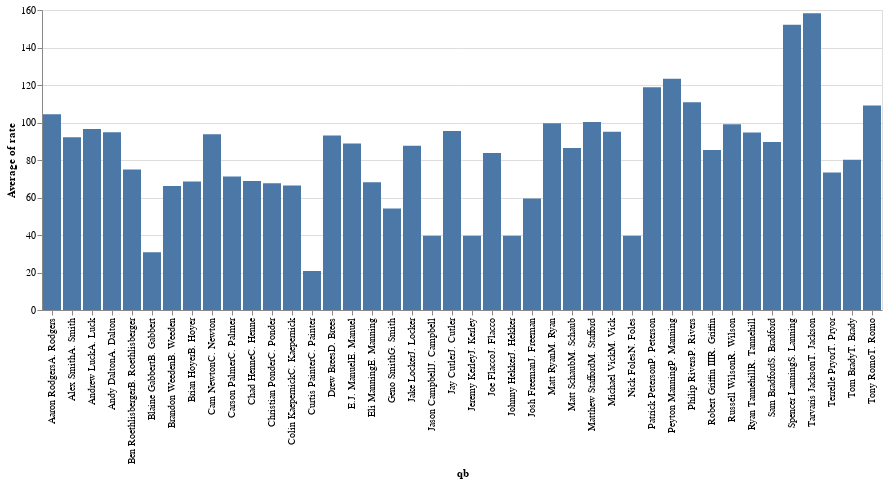

The code cell stored with this chart in its notebook:
### Markdown cell above
## You can see that Travarious Jackson has a high average rating
## Whereas Brandon Weeden has a lower average rating

### Code cell
# Aggregate our data by player
# can see that travarious has a high passer rating
# Brandon weeden has a low passer rating

alt.Chart(df).mark_bar().encode(
    x = "qb",
    y = "average(rate)"
)

### Figure 1 — Vega-Lite specification as saved in the notebook (floating-point values rounded to 4 significant figures)
{"config": {"view": {"continuousWidth": 400, "continuousHeight": 300}}, "data": {"name": "data-065fa79e2ba0c67166f36be664cc0304"}, "mark": "bar", "encoding": {"x": {"type": "nominal", "field": "qb"}, "y": {"type": "quantitative", "aggregate": "average", "field": "rate"}}, "$schema": "https://vega.github.io/schema/vega-lite/v4.8.1.json", "datasets": {"data-065fa79e2ba0c67166f36be664cc0304": [{"qb": "Joe FlaccoJ. Flacco", "att": 62, "cmp": 34, "yds": 362, "ypa": 5.8, "td": 2, "int": 2, "lg": "34", "sack": 4, "loss": 27, "rate": 69.4, "game_points": 27, "home_away": "away", "year": 2013}, {"qb": "Peyton ManningP. Manning", "att": 42, "cmp": 27, "yds": 462, "ypa": 11.0, "td": 7, "int": 0, "lg": "78t", "sack": 3, "loss": 17, "rate": 141.1, "game_points": 49, "home_away": "home", "year": 2013}, {"qb": "Jake LockerJ. Locker", "att": 20, "cmp": 11, "yds": 125, "ypa": 6.2, "td": 0, "int": 0, "lg": "25", "sack": 1, "loss": 8, "rate": 74.0, "game_points": 16, "home_away": "away", "year": 2013}, {"qb": "Ben RoethlisbergerB. Roethlisberger", "att": 33, "cmp": 21, "yds": 191, "ypa": 5.8, "td": 1, "int": 1, "lg": "22", "sack": 5, "loss": 28, "rate": 76.7, "game_points": 9, "home_away": "home", "year": 2013}, {"qb": "Ryan TannehillR. Tannehill", "att": 38, "cmp": 24, "yds": 272, "ypa": 7.2, "td": 1, "int": 1, "lg": "34t", "sack": 4, "loss": 17, "rate": 82.3, "game_points": 23, "home_away": "away", "year": 2013}, {"qb": "Brandon WeedenB. Weeden", "att": 53, "cmp": 26, "yds": 289, "ypa": 5.5, "td": 1, "int": 3, "lg": "22", "sack": 6, "loss": 45, "rate": 48.4, "game_points": 10, "home_away": "home", "year": 2013}, {"qb": "Tom BradyT. Brady", "att": 52, "cmp": 29, "yds": 288, "ypa": 5.5, "td": 2, "int": 1, "lg": "35", "sack": 3, "loss": 15, "rate": 76.4, "game_points": 23, "home_away": "away", "year": 2013}, {"qb": "E.J. ManuelE. Manuel", "att": 27, "cmp": 18, "yds": 150, "ypa": 5.6, "td": 2, "int": 0, "lg": "19", "sack": 0, "loss": 0, "rate": 105.5, "game_points": 21, "home_away": "home", "year": 2013}, {"qb": "Andy DaltonA. Dalton", "att": 33, "cmp": 26, "yds": 282, "ypa": 8.5, "td": 2, "int": 2, "lg": "45t", "sack": 1, "loss": 5, "rate": 97.2, "game_points": 21, "home_away": "away", "year": 2013}, {"qb": "Jay CutlerJ. Cutler", "att": 33, "cmp": 21, "yds": 242, "ypa": 7.3, "td": 2, "int": 1, "lg": "38", "sack": 0, "loss": 0, "rate": 93.2, "game_points": 24, "home_away": "home", "year": 2013}, {"qb": "Russell WilsonR. Wilson", "att": 33, "cmp": 25, "yds": 320, "ypa": 9.7, "td": 1, "int": 0, "lg": "43t", "sack": 2, "loss": 20, "rate": 115.7, "game_points": 12, "home_away": "away", "year": 2013}, {"qb": "Cam NewtonC. Newton", "att": 23, "cmp": 16, "yds": 125, "ypa": 5.4, "td": 1, "int": 0, "lg": "27", "sack": 1, "loss": 6, "rate": 97.2, "game_points": 7, "home_away": "home", "year": 2013}, {"qb": "Alex SmithA. Smith", "att": 34, "cmp": 21, "yds": 173, "ypa": 5.1, "td": 2, "int": 0, "lg": "26", "sack": 1, "loss": 2, "rate": 94.4, "game_points": 28, "home_away": "away", "year": 2013}, {"qb": "Blaine GabbertB. Gabbert", "att": 35, "cmp": 16, "yds": 121, "ypa": 3.5, "td": 0, "int": 2, "lg": "18", "sack": 6, "loss": 50, "rate": 30.8, "game_points": 2, "home_away": "home", "year": 2013}, {"qb": "Chad HenneC. Henne", "att": 6, "cmp": 3, "yds": 36, "ypa": 6.0, "td": 0, "int": 0, "lg": "24", "sack": 0, "loss": 0, "rate": 68.8, "game_points": 2, "home_away": "home", "year": 2013}, {"qb": "Josh FreemanJ. Freeman", "att": 31, "cmp": 15, "yds": 210, "ypa": 6.8, "td": 1, "int": 1, "lg": "39", "sack": 3, "loss": 25, "rate": 67.9, "game_points": 17, "home_away": "away", "year": 2013}, {"qb": "Geno SmithG. Smith", "att": 38, "cmp": 24, "yds": 256, "ypa": 6.7, "td": 1, "int": 1, "lg": "26", "sack": 5, "loss": 42, "rate": 80.6, "game_points": 18, "home_away": "home", "year": 2013}, {"qb": "Jeremy KerleyJ. Kerley", "att": 1, "cmp": 0, "yds": 0, "ypa": 0.0, "td": 0, "int": 0, "lg": "0", "sack": 0, "loss": 0, "rate": 39.6, "game_points": 18, "home_away": "home", "year": 2013}, {"qb": "Terrelle PryorT. Pryor", "att": 29, "cmp": 19, "yds": 217, "ypa": 7.5, "td": 1, "int": 2, "lg": "41", "sack": 1, "loss": 16, "rate": 70.6, "game_points": 17, "home_away": "away", "year": 2013}, {"qb": "Andrew LuckA. Luck", "att": 23, "cmp": 18, "yds": 178, "ypa": 7.7, "td": 2, "int": 0, "lg": "25", "sack": 4, "loss": 31, "rate": 127.9, "game_points": 21, "home_away": "home", "year": 2013}, {"qb": "Matt RyanM. Ryan", "att": 38, "cmp": 25, "yds": 304, "ypa": 8.0, "td": 2, "int": 1, "lg": "50", "sack": 3, "loss": 25, "rate": 96.8, "game_points": 17, "home_away": "away", "year": 2013}, {"qb": "Drew BreesD. Brees", "att": 35, "cmp": 26, "yds": 357, "ypa": 10.2, "td": 2, "int": 1, "lg": "67", "sack": 2, "loss": 16, "rate": 113.6, "game_points": 23, "home_away": "home", "year": 2013}, {"qb": "Christian PonderC. Ponder", "att": 28, "cmp": 18, "yds": 236, "ypa": 8.4, "td": 1, "int": 3, "lg": "47", "sack": 3, "loss": 11, "rate": 63.1, "game_points": 24, "home_away": "away", "year": 2013}, {"qb": "Matthew StaffordM. Stafford", "att": 43, "cmp": 28, "yds": 357, "ypa": 8.3, "td": 2, "int": 1, "lg": "77t", "sack": 0, "loss": 0, "rate": 96.8, "game_points": 34, "home_away": "home", "year": 2013}, {"qb": "Carson PalmerC. Palmer", "att": 40, "cmp": 26, "yds": 327, "ypa": 8.2, "td": 2, "int": 1, "lg": "44", "sack": 4, "loss": 23, "rate": 96.6, "game_points": 24, "home_away": "away", "year": 2013}, {"qb": "Sam BradfordS. Bradford", "att": 38, "cmp": 27, "yds": 299, "ypa": 7.9, "td": 2, "int": 1, "lg": "47", "sack": 0, "loss": 0, "rate": 100.7, "game_points": 27, "home_away": "home", "year": 2013}, {"qb": "Aaron RodgersA. Rodgers", "att": 37, "cmp": 21, "yds": 333, "ypa": 9.0, "td": 3, "int": 1, "lg": "38", "sack": 2, "loss": 11, "rate": 102.6, "game_points": 28, "home_away": "away", "year": 2013}, {"qb": "Colin KaepernickC. Kaepernick", "att": 39, "cmp": 27, "yds": 412, "ypa": 10.6, "td": 3, "int": 0, "lg": "43", "sack": 2, "loss": 8, "rate": 129.4, "game_points": 34, "home_away": "home", "year": 2013}, {"qb": "Eli ManningE. Manning", "att": 42, "cmp": 27, "yds": 450, "ypa": 10.7, "td": 4, "int": 3, "lg": "70t", "sack": 3, "loss": 22, "rate": 102.3, "game_points": 31, "home_away": "away", "year": 2013}, {"qb": "Tony RomoT. Romo", "att": 49, "cmp": 36, "yds": 263, "ypa": 5.4, "td": 2, "int": 1, "lg": "23", "sack": 2, "loss": 19, "rate": 90.8, "game_points": 36, "home_away": "home", "year": 2013}, {"qb": "Michael VickM. Vick", "att": 25, "cmp": 15, "yds": 203, "ypa": 8.1, "td": 2, "int": 0, "lg": "28t", "sack": 3, "loss": 23, "rate": 112.6, "game_points": 33, "home_away": "away", "year": 2013}, {"qb": "Robert Griffin IIIR. Griffin", "att": 49, "cmp": 30, "yds": 329, "ypa": 6.7, "td": 2, "int": 2, "lg": "27", "sack": 3, "loss": 21, "rate": 77.7, "game_points": 27, "home_away": "home", "year": 2013}, {"qb": "Matt SchaubM. Schaub", "att": 45, "cmp": 34, "yds": 346, "ypa": 7.7, "td": 3, "int": 1, "lg": "30", "sack": 2, "loss": 17, "rate": 110.0, "game_points": 31, "home_away": "away", "year": 2013}, {"qb": "Philip RiversP. Rivers", "att": 29, "cmp": 14, "yds": 195, "ypa": 6.7, "td": 4, "int": 1, "lg": "47", "sack": 2, "loss": 12, "rate": 95.5, "game_points": 28, "home_away": "home", "year": 2013}, {"qb": "Geno SmithG. Smith", "att": 35, "cmp": 15, "yds": 214, "ypa": 6.1, "td": 0, "int": 3, "lg": "37", "sack": 4, "loss": 25, "rate": 27.6, "game_points": 10, "home_away": "away", "year": 2013}, {"qb": "Tom BradyT. Brady", "att": 39, "cmp": 19, "yds": 185, "ypa": 4.7, "td": 1, "int": 0, "lg": "39t", "sack": 1, "loss": 7, "rate": 71.0, "game_points": 13, "home_away": "home", "year": 2013}, {"qb": "Tony RomoT. Romo", "att": 42, "cmp": 30, "yds": 298, "ypa": 7.1, "td": 1, "int": 0, "lg": "53", "sack": 3, "loss": 17, "rate": 99.1, "game_points": 16, "home_away": "away", "year": 2013}, {"qb": "Alex SmithA. Smith", "att": 36, "cmp": 21, "yds": 223, "ypa": 6.2, "td": 2, "int": 0, "lg": "31", "sack": 4, "loss": 24, "rate": 95.0, "game_points": 17, "home_away": "home", "year": 2013}, {"qb": "Christian PonderC. Ponder", "att": 30, "cmp": 16, "yds": 227, "ypa": 7.6, "td": 1, "int": 1, "lg": "37", "sack": 1, "loss": 0, "rate": 75.3, "game_points": 30, "home_away": "away", "year": 2013}, {"qb": "Jay CutlerJ. Cutler", "att": 38, "cmp": 27, "yds": 292, "ypa": 7.7, "td": 3, "int": 2, "lg": "34t", "sack": 1, "loss": 8, "rate": 97.7, "game_points": 31, "home_away": "home", "year": 2013}, {"qb": "Cam NewtonC. Newton", "att": 38, "cmp": 21, "yds": 229, "ypa": 6.0, "td": 2, "int": 1, "lg": "40t", "sack": 6, "loss": 46, "rate": 79.8, "game_points": 23, "home_away": "away", "year": 2013}, {"qb": "E.J. ManuelE. Manuel", "att": 39, "cmp": 27, "yds": 296, "ypa": 7.6, "td": 1, "int": 1, "lg": "45", "sack": 1, "loss": 9, "rate": 89.3, "game_points": 24, "home_away": "home", "year": 2013}, {"qb": "Brandon WeedenB. Weeden", "att": 33, "cmp": 21, "yds": 227, "ypa": 6.9, "td": 0, "int": 0, "lg": "53", "sack": 5, "loss": 39, "rate": 83.8, "game_points": 6, "home_away": "away", "year": 2013}, {"qb": "Jason CampbellJ. Campbell", "att": 4, "cmp": 1, "yds": 6, "ypa": 1.5, "td": 0, "int": 0, "lg": "6", "sack": 0, "loss": 0, "rate": 39.6, "game_points": 6, "home_away": "away", "year": 2013}, {"qb": "Joe FlaccoJ. Flacco", "att": 33, "cmp": 22, "yds": 211, "ypa": 6.4, "td": 1, "int": 0, "lg": "27", "sack": 2, "loss": 14, "rate": 94.4, "game_points": 14, "home_away": "home", "year": 2013}, {"qb": "Robert Griffin IIIR. Griffin", "att": 40, "cmp": 26, "yds": 320, "ypa": 8.0, "td": 3, "int": 1, "lg": "44", "sack": 1, "loss": 6, "rate": 104.2, "game_points": 20, "home_away": "away", "year": 2013}, {"qb": "Aaron RodgersA. Rodgers", "att": 42, "cmp": 34, "yds": 480, "ypa": 11.4, "td": 4, "int": 0, "lg": "57", "sack": 4, "loss": 39, "rate": 146.0, "game_points": 38, "home_away": "home", "year": 2013}, {"qb": "Philip RiversP. Rivers", "att": 47, "cmp": 36, "yds": 419, "ypa": 8.9, "td": 3, "int": 0, "lg": "31", "sack": 1, "loss": 6, "rate": 124.3, "game_points": 33, "home_away": "away", "year": 2013}, {"qb": "Michael VickM. Vick", "att": 36, "cmp": 23, "yds": 428, "ypa": 11.9, "td": 2, "int": 0, "lg": "70", "sack": 2, "loss": 17, "rate": 123.4, "game_points": 30, "home_away": "home", "year": 2013}, {"qb": "Nick FolesN. Foles", "att": 1, "cmp": 0, "yds": 0, "ypa": 0.0, "td": 0, "int": 0, "lg": "0", "sack": 0, "loss": 0, "rate": 39.6, "game_points": 30, "home_away": "home", "year": 2013}, {"qb": "Jake LockerJ. Locker", "att": 30, "cmp": 17, "yds": 148, "ypa": 4.9, "td": 2, "int": 0, "lg": "31", "sack": 4, "loss": 19, "rate": 92.1, "game_points": 24, "home_away": "away", "year": 2013}, {"qb": "Matt SchaubM. Schaub", "att": 48, "cmp": 26, "yds": 298, "ypa": 6.2, "td": 3, "int": 2, "lg": "32", "sack": 2, "loss": 18, "rate": 76.6, "game_points": 30, "home_away": "home", "year": 2013}, {"qb": "Sam BradfordS. Bradford", "att": 55, "cmp": 32, "yds": 352, "ypa": 6.4, "td": 3, "int": 1, "lg": "47", "sack": 0, "loss": 0, "rate": 87.8, "game_points": 24, "home_away": "away", "year": 2013}, {"qb": "Matt RyanM. Ryan", "att": 43, "cmp": 33, "yds": 374, "ypa": 8.7, "td": 2, "int": 0, "lg": "81t", "sack": 2, "loss": 17, "rate": 117.8, "game_points": 31, "home_away": "home", "year": 2013}, {"qb": "Ryan TannehillR. Tannehill", "att": 34, "cmp": 23, "yds": 319, "ypa": 9.4, "td": 1, "int": 0, "lg": "67", "sack": 5, "loss": 22, "rate": 107.4, "game_points": 24, "home_away": "away", "year": 2013}, {"qb": "Andrew LuckA. Luck", "att": 43, "cmp": 25, "yds": 321, "ypa": 7.5, "td": 1, "int": 1, "lg": "47", "sack": 3, "loss": 6, "rate": 79.7, "game_points": 20, "home_away": "home", "year": 2013}, {"qb": "Drew BreesD. Brees", "att": 46, "cmp": 26, "yds": 322, "ypa": 7.0, "td": 1, "int": 2, "lg": "56t", "sack": 4, "loss": 26, "rate": 67.5, "game_points": 16, "home_away": "away", "year": 2013}, {"qb": "Josh FreemanJ. Freeman", "att": 22, "cmp": 9, "yds": 125, "ypa": 5.7, "td": 1, "int": 1, "lg": "34", "sack": 1, "loss": 12, "rate": 56.1, "game_points": 14, "home_away": "home", "year": 2013}, {"qb": "Matthew StaffordM. Stafford", "att": 36, "cmp": 24, "yds": 278, "ypa": 7.7, "td": 2, "int": 0, "lg": "72t", "sack": 1, "loss": 5, "rate": 108.3, "game_points": 21, "home_away": "away", "year": 2013}, {"qb": "Carson PalmerC. Palmer", "att": 39, "cmp": 22, "yds": 248, "ypa": 6.4, "td": 1, "int": 1, "lg": "36t", "sack": 1, "loss": 4, "rate": 73.5, "game_points": 25, "home_away": "home", "year": 2013}, {"qb": "Patrick PetersonP. Peterson", "att": 1, "cmp": 1, "yds": 17, "ypa": 17.0, "td": 0, "int": 0, "lg": "17", "sack": 0, "loss": 0, "rate": 118.8, "game_points": 25, "home_away": "home", "year": 2013}, {"qb": "Peyton ManningP. Manning", "att": 43, "cmp": 30, "yds": 307, "ypa": 7.1, "td": 2, "int": 0, "lg": "36", "sack": 0, "loss": 0, "rate": 105.5, "game_points": 41, "home_away": "away", "year": 2013}, {"qb": "Eli ManningE. Manning", "att": 49, "cmp": 28, "yds": 362, "ypa": 7.4, "td": 1, "int": 4, "lg": "51", "sack": 1, "loss": 9, "rate": 53.3, "game_points": 23, "home_away": "home", "year": 2013}, {"qb": "Chad HenneC. Henne", "att": 38, "cmp": 25, "yds": 241, "ypa": 6.3, "td": 1, "int": 0, "lg": "30", "sack": 5, "loss": 27, "rate": 92.1, "game_points": 9, "home_away": "away", "year": 2013}, {"qb": "Terrelle PryorT. Pryor", "att": 24, "cmp": 15, "yds": 126, "ypa": 5.2, "td": 0, "int": 0, "lg": "17", "sack": 3, "loss": 12, "rate": 76.0, "game_points": 19, "home_away": "home", "year": 2013}, {"qb": "Colin KaepernickC. Kaepernick", "att": 28, "cmp": 13, "yds": 127, "ypa": 4.5, "td": 0, "int": 3, "lg": "19", "sack": 3, "loss": 20, "rate": 20.1, "game_points": 3, "home_away": "away", "year": 2013}, {"qb": "Russell WilsonR. Wilson", "att": 19, "cmp": 8, "yds": 142, "ypa": 7.5, "td": 1, "int": 1, "lg": "51", "sack": 4, "loss": 24, "rate": 63.9, "game_points": 29, "home_away": "home", "year": 2013}, {"qb": "Ben RoethlisbergerB. Roethlisberger", "att": 37, "cmp": 20, "yds": 251, "ypa": 6.8, "td": 1, "int": 1, "lg": "43", "sack": 2, "loss": 17, "rate": 73.1, "game_points": 10, "home_away": "away", "year": 2013}, {"qb": "Andy DaltonA. Dalton", "att": 45, "cmp": 25, "yds": 280, "ypa": 6.2, "td": 1, "int": 0, "lg": "61", "sack": 0, "loss": 0, "rate": 81.7, "game_points": 20, "home_away": "home", "year": 2013}, {"qb": "Alex SmithA. Smith", "att": 35, "cmp": 22, "yds": 273, "ypa": 7.8, "td": 0, "int": 0, "lg": "51", "sack": 5, "loss": 25, "rate": 87.0, "game_points": 26, "home_away": "away", "year": 2013}, {"qb": "Michael VickM. Vick", "att": 30, "cmp": 13, "yds": 201, "ypa": 6.7, "td": 1, "int": 2, "lg": "40", "sack": 6, "loss": 34, "rate": 49.4, "game_points": 16, "home_away": "home", "year": 2013}, {"qb": "Aaron RodgersA. Rodgers", "att": 43, "cmp": 26, "yds": 244, "ypa": 5.7, "td": 1, "int": 2, "lg": "30", "sack": 4, "loss": 27, "rate": 64.5, "game_points": 30, "home_away": "away", "year": 2013}, {"qb": "Andy DaltonA. Dalton", "att": 28, "cmp": 20, "yds": 235, "ypa": 8.4, "td": 2, "int": 1, "lg": "32", "sack": 4, "loss": 20, "rate": 105.5, "game_points": 34, "home_away": "home", "year": 2013}, {"qb": "Matthew StaffordM. Stafford", "att": 42, "cmp": 25, "yds": 385, "ypa": 9.2, "td": 2, "int": 1, "lg": "47", "sack": 1, "loss": 7, "rate": 95.8, "game_points": 27, "home_away": "away", "year": 2013}, {"qb": "Robert Griffin IIIR. Griffin", "att": 50, "cmp": 32, "yds": 326, "ypa": 6.5, "td": 0, "int": 1, "lg": "27", "sack": 2, "loss": 26, "rate": 74.2, "game_points": 20, "home_away": "home", "year": 2013}, {"qb": "Josh FreemanJ. Freeman", "att": 41, "cmp": 19, "yds": 236, "ypa": 5.8, "td": 0, "int": 1, "lg": "30", "sack": 3, "loss": 10, "rate": 54.5, "game_points": 3, "home_away": "away", "year": 2013}, {"qb": "Tom BradyT. Brady", "att": 36, "cmp": 25, "yds": 225, "ypa": 6.2, "td": 2, "int": 1, "lg": "20", "sack": 3, "loss": 23, "rate": 92.9, "game_points": 23, "home_away": "home", "year": 2013}, {"qb": "Eli ManningE. Manning", "att": 23, "cmp": 12, "yds": 119, "ypa": 5.2, "td": 0, "int": 1, "lg": "24", "sack": 7, "loss": 45, "rate": 49.0, "game_points": 0, "home_away": "away", "year": 2013}, {"qb": "Curtis PainterC. Painter", "att": 4, "cmp": 2, "yds": 16, "ypa": 4.0, "td": 0, "int": 1, "lg": "9", "sack": 0, "loss": 0, "rate": 20.8, "game_points": 0, "home_away": "away", "year": 2013}, {"qb": "Cam NewtonC. Newton", "att": 27, "cmp": 15, "yds": 223, "ypa": 8.3, "td": 3, "int": 1, "lg": "47t", "sack": 1, "loss": 15, "rate": 104.4, "game_points": 38, "home_away": "home", "year": 2013}, {"qb": "Matt SchaubM. Schaub", "att": 35, "cmp": 25, "yds": 194, "ypa": 5.5, "td": 0, "int": 1, "lg": "18", "sack": 3, "loss": 24, "rate": 72.8, "game_points": 9, "home_away": "away", "year": 2013}, {"qb": "Joe FlaccoJ. Flacco", "att": 24, "cmp": 16, "yds": 171, "ypa": 7.1, "td": 0, "int": 0, "lg": "48", "sack": 2, "loss": 10, "rate": 87.3, "game_points": 30, "home_away": "home", "year": 2013}, {"qb": "Brian HoyerB. Hoyer", "att": 54, "cmp": 30, "yds": 321, "ypa": 5.9, "td": 3, "int": 3, "lg": "47t", "sack": 3, "loss": 26, "rate": 68.5, "game_points": 31, "home_away": "away", "year": 2013}, {"qb": "Spencer LanningS. Lanning", "att": 1, "cmp": 1, "yds": 11, "ypa": 11.0, "td": 1, "int": 0, "lg": "11t", "sack": 0, "loss": 0, "rate": 152.1, "game_points": 31, "home_away": "away", "year": 2013}, {"qb": "Christian PonderC. Ponder", "att": 42, "cmp": 25, "yds": 228, "ypa": 5.4, "td": 0, "int": 1, "lg": "37", "sack": 6, "loss": 33, "rate": 64.4, "game_points": 27, "home_away": "home", "year": 2013}, {"qb": "Carson PalmerC. Palmer", "att": 35, "cmp": 18, "yds": 187, "ypa": 5.3, "td": 0, "int": 2, "lg": "26", "sack": 4, "loss": 26, "rate": 43.4, "game_points": 7, "home_away": "away", "year": 2013}, {"qb": "Drew BreesD. Brees", "att": 46, "cmp": 29, "yds": 342, "ypa": 7.4, "td": 3, "int": 1, "lg": "29", "sack": 4, "loss": 23, "rate": 98.3, "game_points": 31, "home_away": "home", "year": 2013}, {"qb": "Sam BradfordS. Bradford", "att": 48, "cmp": 29, "yds": 240, "ypa": 5.0, "td": 1, "int": 0, "lg": "29", "sack": 6, "loss": 43, "rate": 80.2, "game_points": 7, "home_away": "away", "year": 2013}, {"qb": "Johnny HekkerJ. Hekker", "att": 1, "cmp": 0, "yds": 0, "ypa": 0.0, "td": 0, "int": 0, "lg": "0", "sack": 0, "loss": 0, "rate": 39.6, "game_points": 7, "home_away": "away", "year": 2013}, {"qb": "Tony RomoT. Romo", "att": 24, "cmp": 17, "yds": 210, "ypa": 8.8, "td": 3, "int": 0, "lg": "24t", "sack": 1, "loss": 7, "rate": 137.2, "game_points": 31, "home_away": "home", "year": 2013}, {"qb": "Philip RiversP. Rivers", "att": 24, "cmp": 20, "yds": 184, "ypa": 7.7, "td": 1, "int": 0, "lg": "34", "sack": 2, "loss": 9, "rate": 112.5, "game_points": 17, "home_away": "away", "year": 2013}, {"qb": "Jake LockerJ. Locker", "att": 37, "cmp": 23, "yds": 299, "ypa": 8.1, "td": 1, "int": 0, "lg": "35", "sack": 2, "loss": 17, "rate": 96.6, "game_points": 20, "home_away": "home", "year": 2013}, {"qb": "Matt RyanM. Ryan", "att": 38, "cmp": 23, "yds": 231, "ypa": 6.1, "td": 2, "int": 1, "lg": "34", "sack": 0, "loss": 0, "rate": 84.4, "game_points": 23, "home_away": "away", "year": 2013}, {"qb": "Ryan TannehillR. Tannehill", "att": 35, "cmp": 24, "yds": 236, "ypa": 6.7, "td": 2, "int": 1, "lg": "21", "sack": 5, "loss": 41, "rate": 94.5, "game_points": 27, "home_away": "home", "year": 2013}, {"qb": "Chad HenneC. Henne", "att": 38, "cmp": 18, "yds": 235, "ypa": 6.2, "td": 0, "int": 2, "lg": "59", "sack": 3, "loss": 21, "rate": 45.4, "game_points": 17, "home_away": "away", "year": 2013}, {"qb": "Russell WilsonR. Wilson", "att": 21, "cmp": 14, "yds": 202, "ypa": 9.6, "td": 4, "int": 1, "lg": "30", "sack": 2, "loss": 8, "rate": 117.5, "game_points": 45, "home_away": "home", "year": 2013}, {"qb": "Tarvaris JacksonT. Jackson", "att": 8, "cmp": 7, "yds": 129, "ypa": 16.1, "td": 1, "int": 0, "lg": "35t", "sack": 0, "loss": 0, "rate": 158.3, "game_points": 45, "home_away": "home", "year": 2013}, {"qb": "Andrew LuckA. Luck", "att": 26, "cmp": 17, "yds": 159, "ypa": 6.1, "td": 0, "int": 0, "lg": "25", "sack": 1, "loss": 7, "rate": 82.1, "game_points": 27, "home_away": "away", "year": 2013}, {"qb": "Colin KaepernickC. Kaepernick", "att": 27, "cmp": 13, "yds": 150, "ypa": 5.6, "td": 0, "int": 1, "lg": "30", "sack": 3, "loss": 11, "rate": 49.9, "game_points": 7, "home_away": "home", "year": 2013}, {"qb": "E.J. ManuelE. Manuel", "att": 42, "cmp": 19, "yds": 243, "ypa": 5.8, "td": 1, "int": 0, "lg": "33t", "sack": 8, "loss": 35, "rate": 71.8, "game_points": 20, "home_away": "away", "year": 2013}]}}
